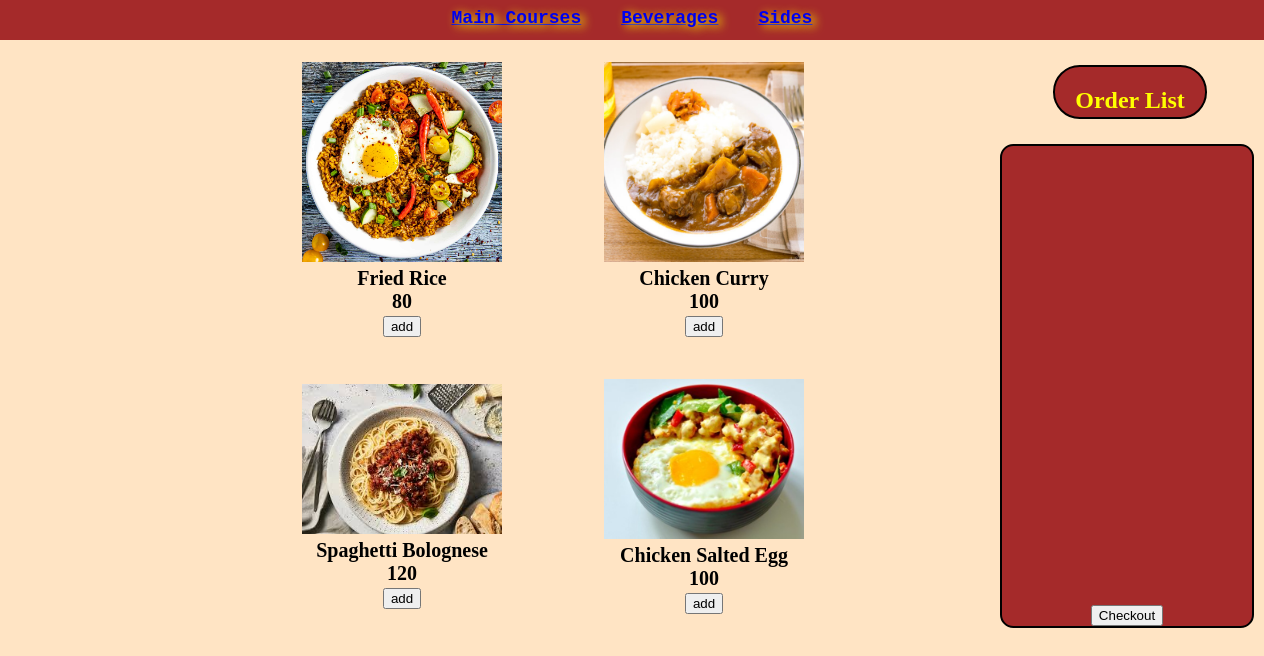
/menurestaurant.php?cat=Main Courses, run on the app's committed database.
### tables this page shows
CREATE TABLE category (
    id int not null auto_increment,
    catName varchar(30) not null,
    CONSTRAINT category_pk PRIMARY KEY(id)
);

CREATE TABLE menu (
    id int not null auto_increment,
    idCat int(5) not null,
    mName varchar(30) not null,
    price int(3) not null,
    imagePath varchar(30) not null,
    CONSTRAINT menu_pk PRIMARY KEY(id),
    FOREIGN KEY (idCat) REFERENCES category(id)
);

### menurestaurant.php (the view, shortened to what this page needs)
<!DOCTYPE html>
<html lang="en">
<head>
</head>
<?php
    include "pdoconnect.php";
    $query = "SELECT * FROM category";
    $stmt = $pdo->query($query);
    $category = $stmt->fetchAll(PDO::FETCH_ASSOC);
    if (!empty($category)) {
        echo "<header class='menuBar'><ul>";
        foreach ($category as $row) {
            $name = $row['catName'];
            echo "<li><a href='menurestaurant.php?cat=$name'>".$name."</a></li>";
        }
        echo "</ul></header>";
    }
    if (isset($_GET['cat'])) {
        $cat = $pdo->quote($_GET['cat']);
        $query = "SELECT a.id, a.mName, a.price, a.imagePath FROM menu a JOIN category b ON (a.idCat = b.id) WHERE b.catName = $cat";
        $stmt = $pdo->query($query);
        $menu = $stmt->fetchAll(PDO::FETCH_ASSOC);
        if (!empty($menu)) {
            echo "<table border='0' class='menuTable'>";
            $i = 0;
            echo "<tr>";
            foreach ($menu as $row) {
                $pic = $row['imagePath'];
                echo "<td> <form method='POST' action=''><a href=http://www.google.com><img src='$pic' style='max-width: 200px; max-height: 200px;'></a>"."<br>".$row['mName']."<br>".$row['price']."<br><input type=submit name='btnadd' value='add'>";
                echo "</form></td>";
                if ($i == 1) {
                    echo "</tr><tr>";
                }
                $i++;
            }
            echo "</tr></table>";
        }
    }
    echo "<div class='orderList'>";
    echo "   <h2>Order List</h2>";
    echo "</div>";
    echo "<form method='POST' action = 'summaryrestaurant.php'>";
    echo "<div class='box'>";
    echo "<div class=btn-holder>";
    echo "<input type='submit' name='checkout' value='Checkout'>";
    echo "</div>";
    echo "</div>";
    echo "</form>";
?>

### menurestaurant.php (style rules this page uses)
.menuBar { width:100%; height:40px; background-color:brown; font-size:18px; font-family:'Courier New',Courier,monospace; font-weight:bold; text-align:center; text-shadow:4px 2px 10px yellow; }
ul { padding:8px 0px; margin:0px; }
.menuBar li { padding:5px 20px 5px 20px; list-style:none; display:inline; }
.menuTable { float:left; margin-left:250px; }
.menuTable td { font-family:'Verdana'; text-align:center; font-weight:bold; font-size:20px; padding:20px 50px 20px 50px; }
.box { width:250px; height:350px; border: 2px solid black; border-radius: 10pt; margin-top:25px; color:white; background-color:brown; margin-left:1000px; }
.orderList { width:150px; height:50px; border: 2px solid black; border-radius: 20pt; text-align:center; margin-top:25px; color:yellow; background-color:brown; margin-left:1053px; }
.box { justify-content: space-between; flex-direction: column; height: 60vh; display: flex; }
.box .btn-holder { justify-content: center; display: flex; }

### data on the page
category: catName "Main Courses"
category: catName "Beverages"
category: catName "Sides"
menu: imagePath (picture), mName "Fried Rice", price "80"
menu: imagePath (picture), mName "Chicken Curry", price "100"
menu: imagePath (picture), mName "Spaghetti Bolognese", price "120"
menu: imagePath (picture), mName "Chicken Salted Egg", price "100"
